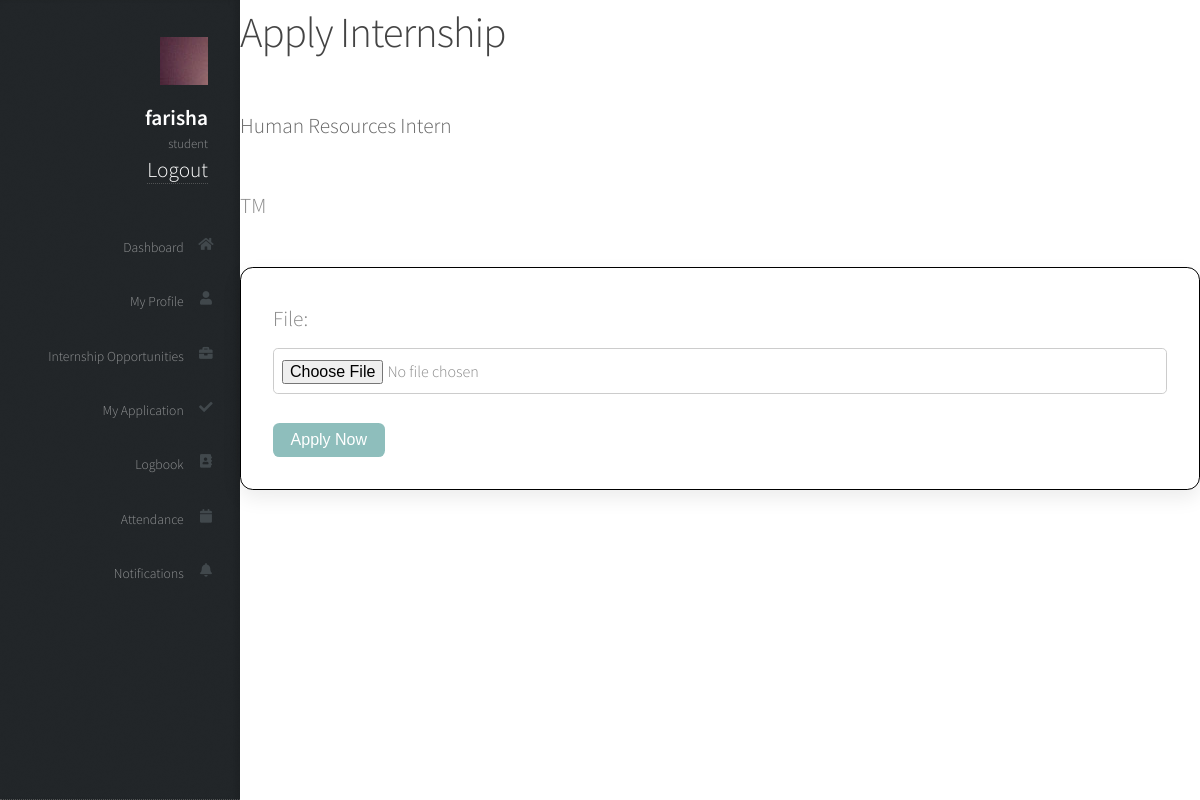
/student/internship/1/apply/ (signed in), run on the app's committed database.
### placement/models.py (models this page shows, shortened)
class User(AbstractUser):
    ROLE_CHOICES = [
        ('student', 'Student'),
        ('company', 'Company Supervisor'),
        ('academic', 'Academic Supervisor'),
        ('admin', 'Admin'),
    ]
    role = models.CharField(max_length=20, choices=ROLE_CHOICES, blank=True, null=True)

class Internship(models.Model):
    STATUS_CHOICES = [
        ('Open', 'Open'),
        ('Closed', 'Closed'),
    ]
    company = models.ForeignKey(Company, on_delete=models.CASCADE)
    title = models.CharField(max_length=150)
    department = models.ForeignKey(Department, on_delete=models.SET_NULL, null=True, blank=True)
    description = models.TextField()
    requirements = models.TextField(null=True, blank=True)
    location = models.CharField(max_length=100)
    start_date = models.DateField()
    end_date = models.DateField()
    total_slots = models.PositiveIntegerField()
    status = models.CharField(max_length=20, choices=STATUS_CHOICES)
    created_at = models.DateTimeField(auto_now_add=True)
    updated_at = models.DateTimeField(null=True, blank=True)

class Company(models.Model):
    company_name = models.CharField(max_length=150)
    address = models.TextField()

### placement/views.py (the view)
# urls.py: path('student/internship/<int:id>/apply/', views.apply_internship, name='apply_internship'),
@login_required
@role_required(['student'])
def apply_internship(request, id):
    internship = get_object_or_404(Internship, id=id)
    student = Student.objects.get(user=request.user)
    if InternshipPlacement.objects.filter(student=student,status='Active').exists():
        return render(request, 'student/internship_apply.html', {
            'error': 'You have already been placed and cannot apply for new internships.'
            })
    if InternshipApplication.objects.filter(student=student, internship=internship).exists():
        return render(request, 'student/internship_apply.html', {
            'error': 'You have already applied for this internship.'
        })
    if request.method == 'POST':
        app_form = InternshipApplicationForm(request.POST)
        doc_form = DocumentUploadForm(request.POST, request.FILES)
        if app_form.is_valid() and doc_form.is_valid():
            application = InternshipApplication.objects.create(
                student=student,
                internship=internship,
                status='Pending'
            )
            document = doc_form.save(commit=False)
            document.student = student
            document.doc_type = 'Resume'
            document.save()
            supervisors = CompanySupervisor.objects.filter(department=internship.department)
            for supervisor in supervisors:
                Notification.objects.create(
                    user=supervisor.user,
                    message=f"New application from {student.user.username}"
                )
            return render(request, 'student/internship_apply.html', {
                'success': 'Application submitted successfully!'
            })
    else:
        app_form = InternshipApplicationForm()
        doc_form = DocumentUploadForm()
    return render(request, 'student/internship_apply.html', {
        'app_form': app_form,
        'doc_form': doc_form,
        'internship': internship
    })

### placement/forms.py (shortened to what this page needs)
class InternshipApplicationForm(forms.ModelForm):
    class Meta:
        model = InternshipApplication
        fields = []  # no editable fields

class DocumentUploadForm(forms.ModelForm):
    class Meta:
        model = Document
        fields = ['file']

### placement/templates/student/internship_apply.html (shortened to what this page needs)
{% extends "student/base.html" %}
{% block content %}
<h2>Apply Internship</h2>
<p><strong>{{ internship.title }}</strong></p>
<p>{{ internship.company.company_name }}</p>
<form method="post" enctype="multipart/form-data">
    {{ doc_form.as_p }}
    <button type="submit">Apply Now</button>
</form>
{% endblock %}

### placement/templates/student/base.html (shortened to what this page needs)
{% load static %}
<!DOCTYPE html>
<html>
	<head>
        <link rel="stylesheet" href="{% static 'placement/assets/css/main.css' %}">
	</head>
	<body class="is-preload">
			<div id="header">
				<div class="top">
						<div id="logo">
							<span class="image avatar48"><img src="images/avatar.jpg" alt="" /></span>
							<h1 id="title">{{ request.user.username }}</h1>
							<p>{{ request.user.role }}</p>
                            <a href="{% url 'logout' %}">Logout</a>
						</div>
						<nav id="nav">
							<ul>
								<li><a href="{% url 'student_dashboard' %}"id="dashboard-link"><span class="icon solid fa-home">Dashboard</span></a></li>
								<li><a href="{% url 'student_profile' %}"id="portfolio-link"><span class="icon solid fa-user">My Profile</span></a></li>
								<li><a href="{% url 'internship_list' %}"id="about-link"><span class="icon solid fa-briefcase">Internship Opportunities</span></a></li>
								<li><a href="{% url 'student_offers' %}"id="contact-link"><span class="icon solid fa-check">My Application</span></a></li>
								<li><a href="#"id="contact-link"><span class="icon solid fa-address-book">Logbook</span></a></li>
								<li><a href="#" id="contact-link"><span class="icon solid fa-calendar">Attendance</span></a></li>
								<li><a href="{% url 'notifications' %}"><span class="icon solid fa-bell">Notifications</span></li>
							</ul>
						</nav>
				</div>
			</div>
			<div id="main">
				{% block content %}{% endblock %}
			</div>
		</body>
		</html>

### data on the page
User: user.username "farisha", user.role "student"
Internship: title "Human Resources Intern", company.company_name "TM"
